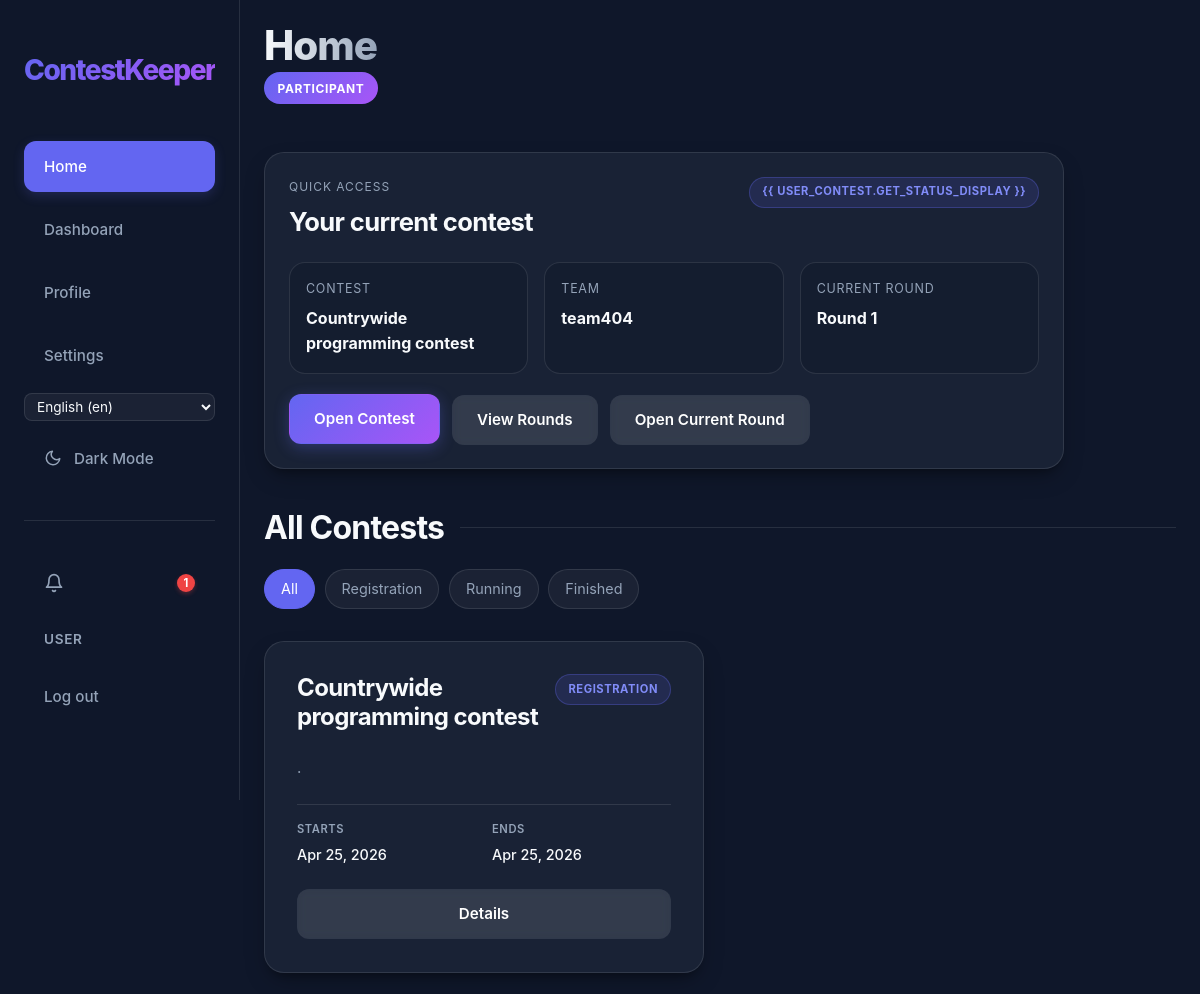
The page /en/ (signed in) on the database its author committed.
### app/models.py (models this page shows, shortened)
class User(AbstractUser):
    class Role(models.TextChoices):
        ORGANIZER = "ORGANIZER", _("Organizer")
        JURY = "JURY", _("Jury")
        PARTICIPANT = "PARTICIPANT", _("Participant")
    username = models.CharField(max_length=20, unique=True)
    bio = models.CharField(max_length=200, blank=True)
    role = models.CharField(choices=Role.choices, default=Role.PARTICIPANT)
    def is_participant(self):
        return self.role == self.Role.PARTICIPANT

class Contest(models.Model):
    class Status(models.TextChoices):
        DRAFT = "DRAFT", _("Draft")
        REGISTRATION = "REGISTRATION", _("Registration")
        RUNNING = "RUNNING", _("Running")
        FINISHED = "FINISHED", _("Finished")
    name = models.CharField(max_length=100)
    description = models.TextField(max_length=500)
    registration_start = models.DateTimeField(null=True, blank=True)
    registration_end = models.DateTimeField(null=True, blank=True)
    start_date = models.DateTimeField()
    end_date = models.DateTimeField()
    max_teams = models.PositiveIntegerField(null=True, blank=True)
    format = models.CharField(max_length=50, blank=True, help_text="e.g. Online, Onsite, Hybrid")
    organizer = models.ForeignKey(User, on_delete=models.CASCADE, related_name="organized_contests", null=True, blank=True)
    status = models.CharField(choices=Status.choices, default=Status.DRAFT)
    is_draft = models.BooleanField(default=True)
    jurys = models.ManyToManyField(User, related_name="judged_contests", blank=True)
    participants = models.ManyToManyField(User, related_name="participated_contests", blank=True)
    teams = models.ManyToManyField(Team, related_name="teams_in_contests", blank=True)

class Team(models.Model):
    class Status(models.TextChoices):
        DRAFT = "DRAFT", _("Draft")
        ACTIVE = "ACTIVE", _("Active")
    name = models.CharField(max_length=100)
    description = models.TextField(max_length=200, blank=True)
    status = models.CharField(choices=Status.choices, default=Status.DRAFT)
    participants = models.ManyToManyField(User, related_name="participated_teams")
    captain = models.ForeignKey(User, on_delete=models.CASCADE, related_name="captained_teams", null=True, blank=True)
    blacklisted_members = models.ManyToManyField(User, related_name="blacklisted_from_teams", blank=True)
    organization = models.CharField(max_length=100, blank=True)
    telegram_link = models.URLField(blank=True)
    discord_link = models.URLField(blank=True)
    website_link = models.URLField(blank=True)

class Round(models.Model):
    class Status(models.TextChoices):
        DRAFT = "DRAFT", _("Draft")
        ACTIVE = "ACTIVE", _("Active")
        SUBMISSION_CLOSED = "SUBMISSION_CLOSED", _("Submission Closed")
        EVALUATED = "EVALUATED", _("Evaluated")
    contest = models.ForeignKey(Contest, on_delete=models.CASCADE, related_name="rounds")
    title = models.CharField(max_length=200)
    description = models.TextField()
    tech_requirements = models.TextField()
    must_have = models.JSONField(default=list, help_text="List of required checklist items")
    start_time = models.DateTimeField()
    deadline = models.DateTimeField()
    materials = models.JSONField(default=list, blank=True, help_text="List of {label, url}")
    status = models.CharField(max_length=20, choices=Status.choices, default=Status.DRAFT)
    order = models.PositiveIntegerField(default=0, help_text="Round number within contest")
    created_by = models.ForeignKey(User, on_delete=models.SET_NULL, null=True, related_name="created_rounds")
    created_at = models.DateTimeField(auto_now_add=True)
    class Meta:
        ordering = ["contest", "order", "created_at"]
        unique_together = ("contest", "order")

### app/views/views_general.py (the view)
# urls.py: path("", views.HomeView.as_view(), name="home"),
class HomeView(RedirectToRegisterMixin, TemplateView):
    template_name = "app/core/index.html"
    def get_context_data(self, **kwargs):
        contests = Contest.objects.exclude(status=Contest.Status.DRAFT)
        status_filter = self.request.GET.get("status", "")
        valid_statuses = {choice for choice, _ in Contest.Status.choices if choice != Contest.Status.DRAFT}
        if status_filter in valid_statuses:
            contests = contests.filter(status=status_filter)
        else:
            status_filter = ""
        user_contest = None
        user_team = None
        active_round = None
        user = self.request.user
        if user.is_authenticated and user.is_participant():
            contest_priority = [
                Contest.Status.RUNNING,
                Contest.Status.REGISTRATION,
                Contest.Status.FINISHED,
            ]
            for status in contest_priority:
                user_team = (
                    Team.objects.filter(participants=user, teams_in_contests__status=status)
                    .select_related("captain")
                    .prefetch_related("teams_in_contests")
                    .order_by("name")
                    .first()
                )
                if user_team:
                    user_contest = (
                        user_team.teams_in_contests.exclude(status=Contest.Status.DRAFT)
                        .filter(status=status)
                        .order_by("start_date")
                        .first()
                    )
                    if user_contest:
                        break
            if user_contest:
                active_round = (
                    user_contest.rounds.filter(status=Round.Status.ACTIVE)
                    .order_by("deadline", "order")
                    .first()
                )
        return super().get_context_data(
            contests=contests.order_by("start_date", "name"),
            status_filter=status_filter,
            status_choices=[choice for choice in Contest.Status.choices if choice[0] != Contest.Status.DRAFT],
            user_contest=user_contest,
            user_team=user_team,
            active_round=active_round,
            **kwargs,
        )

### app/context_processors.py (called while the page is built)
def notification_count(request):
    if request.user.is_authenticated:
        return {
            'unread_notification_count': request.user.notifications.filter(is_read=False).count()
        }
    return {'unread_notification_count': 0}

### app/templates/app/core/index.html (shortened to what this page needs)
{% extends 'app/core/base.html' %}
{% load static i18n %}
{% block extra_css %}
<link rel="stylesheet" href="{% static 'css/core/home.css' %}">
{% endblock %}
{% block content %}
<header class="dashboard-header">
    <div class="header-left">
        <h1 id="h1">{% trans "Home" %}</h1>
        <span class="role-badge">{{ user.get_role_display }}</span>
    </div>
</header>
{% if user_contest %}
<section class="quick-access glass-panel">
    <div class="quick-access__header">
        <div>
            <p class="quick-access__eyebrow">{% trans "Quick Access" %}</p>
            <h2>{% trans "Your current contest" %}</h2>
        </div>
        <span class="status-indicator status-{{ user_contest.status|lower }}">{{ user_contest.get_status_display
            }}</span>
    </div>
    <div class="quick-access__grid">
        <div class="quick-access__item">
            <span class="label">{% trans "Contest" %}</span>
            <strong>{{ user_contest.name }}</strong>
        </div>
        <div class="quick-access__item">
            <span class="label">{% trans "Team" %}</span>
            <strong>{{ user_team.name }}</strong>
        </div>
        <div class="quick-access__item">
            <span class="label">{% trans "Current round" %}</span>
            <strong>{% if active_round %}{{ active_round.title }}{% else %}{% trans "No active round yet" %}{% endif %}</strong>
        </div>
    </div>
    <div class="quick-access__actions">
        <a href="{% url 'contest_detail' user_contest.pk %}" class="btn btn-primary">{% trans "Open Contest" %}</a>
        <a href="{% url 'contest_rounds_team' user_contest.pk %}" class="btn btn-secondary">{% trans "View Rounds" %}</a>
        {% if active_round %}
        <a href="{% url 'round_detail_team' user_contest.pk active_round.pk %}" class="btn btn-secondary">{% trans "Open Current Round" %}</a>
        {% endif %}
    </div>
</section>
{% endif %}
<section class="home-contests-section">
    <div class="home-section-header">
        <h2 class="section-title">{% trans "All Contests" %}</h2>
        <div class="filter-bar">
            <a href="{% url 'home' %}" class="filter-btn {% if not status_filter %}active{% endif %}">{% trans "All" %}</a>
            {% for value, label in status_choices %}
            <a href="{% url 'home' %}?status={{ value }}"
                class="filter-btn {% if status_filter == value %}active{% endif %}">{{ label }}</a>
            {% endfor %}
        </div>
    </div>
    <div class="contest-grid">
        {% for contest in contests %}
        <div class="contest-card">
            <div class="contest-card-header">
                <h3>{{ contest.name }}</h3>
                <span class="status-indicator status-{{ contest.status|lower }}">{{ contest.get_status_display }}</span>
            </div>
            <p class="contest-description">{{ contest.description }}</p>
            <div class="contest-details">
                <div class="detail-item">
                    <span class="label">{% trans "Starts" %}</span>
                    <span class="value">{{ contest.start_date|date:"M d, Y" }}</span>
                </div>
                <div class="detail-item">
                    <span class="label">{% trans "Ends" %}</span>
                    <span class="value">{{ contest.end_date|date:"M d, Y" }}</span>
                </div>
            </div>
            <div class="contest-actions">
                <a href="{% url 'contest_detail' contest.id %}" class="btn btn-secondary">{% trans "Details" %}</a>
            </div>
        </div>
        {% endfor %}
    </div>
</section>
{% endblock %}

### app/templates/app/core/nav.html (shortened to what this page needs)
{% load static i18n %}
<nav id="nav">
    <div class="nav-container">
        <a href="{% url 'home' %}" class="nav-logo">ContestKeeper</a>
        <div class="nav-links">
            <button data-url="{% url 'home' %}" class="nav-link" id="homeBtn">{% trans "Home" %}</button>
            <button data-url="{% url 'dashboard' %}" class="nav-link" id="dashboardBtn">{% trans "Dashboard" %}</button>
            <button data-url="{% url 'profile' %}" class="nav-link" id="profileBtn">{% trans "Profile" %}</button>
            <button data-url="{% url 'settings' %}" class="nav-link" id="settingsBtn">{% trans "Settings" %}</button>
            <div class="nav-lang-switcher">
                <form action="{% url 'set_language' %}" method="post" style="display: inline;">
                    <select name="language" onchange="this.form.submit()" class="nav-lang-select" aria-label="{% trans 'Select language' %}">
                        {% get_current_language as LANGUAGE_CODE %}
                        {% get_available_languages as LANGUAGES %}
                        {% get_language_info_list for LANGUAGES as languages %}
                        {% for language in languages %}
                            <option value="{{ language.code }}"{% if language.code == LANGUAGE_CODE %} selected{% endif %}>
                                {{ language.name_local }} ({{ language.code }})
                            </option>
                        {% endfor %}
                    </select>
                </form>
            </div>
            <button id="themeToggle" class="nav-link" aria-label="{% trans 'Toggle theme' %}">
                <svg id="themeIcon" width="18" height="18" viewBox="0 0 24 24" fill="none" stroke="currentColor" stroke-width="2" stroke-linecap="round" stroke-linejoin="round" style="margin-right: 0.75rem;">
                    <path d="M21 12.79A9 9 0 1 1 11.21 3 7 7 0 0 0 21 12.79z"></path>
                </svg>
                <span id="themeText">{% if request.COOKIES.theme == 'light' %}{% trans "Light Mode" %}{% else %}{% trans "Dark Mode" %}{% endif %}</span>
            </button>
            <hr class="nav-auth-divider">
            {% if user.is_authenticated %}
            <button data-url="{% url 'notification_list' %}" class="nav-link notification-btn" id="notificationsBtn" aria-label="{% trans 'Notifications' %}">
                <svg width="20" height="20" viewBox="0 0 24 24" fill="none" stroke="currentColor" stroke-width="2" stroke-linecap="round" stroke-linejoin="round">
                    <path d="M18 8A6 6 0 0 0 6 8c0 7-3 9-3 9h18s-3-2-3-9"></path>
                    <path d="M13.73 21a2 2 0 0 1-3.46 0"></path>
                </svg>
                {% if unread_notification_count %}
                <span class="notification-badge">{{ unread_notification_count }}</span>
                {% endif %}
            </button>
            <span class="nav-user">{{ user.username }}</span>
            <form method="post" action="{% url 'logout' %}" class="nav-logout-form">
                <button type="submit" class="nav-link">{% trans "Log out" %}</button>
            </form>
            {% else %}
            <a href="{% url 'register' %}" class="nav-link">{% trans "Register" %}</a>
            <a href="{% url 'login' %}" class="nav-link">{% trans "Log in" %}</a>
            {% endif %}
        </div>
    </div>
</nav>

### app/static/css/core/common.css (style rules this page uses)
:root { --nav-width: 260px; --primary: #6366f1; --primary-hover: #4f46e5; --secondary: #a855f7; --bg-dark: #0f172a; --bg-card: rgba(30, 41, 59, 0.7); --text-main: #f8fafc; --text-muted: #94a3b8; --border: rgba(255, 255, 255, 0.1); --glass: rgba(255, 255, 255, 0.05); --glass-hover: rgba(255, 255, 255, 0.1); --input-bg: rgba(15, 23, 42, 0.6); --input-bg-focus: rgba(15, 23, 42, 0.8); --input-text: #ffffff; --shadow-lg: 0 10px 25px -5px rgba(0, 0, 0, 0.3), 0 8px 10px -6px rgba(0, 0, 0, 0.3); }
@media (max-width: 1200px) { :root { --nav-width: 240px; } }
* { margin: 0; box-sizing: border-box; }
html { overflow-x: clip; font-size: clamp(16px, 1vw, 5vw); }
body { background-color: var(--bg-dark); color: var(--text-main); font-family: "Inter", -apple-system, BlinkMacSystemFont, "Segoe UI", Roboto, Helvetica, Arial, sans-serif; line-height: 1.6; min-height: 100vh; overflow-x: clip; }
h1, h2, h3 { color: var(--text-main); letter-spacing: -0.025em; }
#h1 { font-size: clamp(2rem, 1.75rem + 1.25vmin, 3.5rem); font-weight: 800; line-height: 1.1; background: linear-gradient(to right, var(--text-main), var(--text-muted)); -webkit-background-clip: text; background-clip: text; -webkit-text-fill-color: transparent; margin-bottom: 0.25rem; }
.header-left { display: flex; flex-direction: column; gap: 0; }
.glass-panel, .contest-card { display: flex; background: var(--bg-card); backdrop-filter: blur(12px); -webkit-backdrop-filter: blur(12px); border: 1px solid var(--border); border-radius: 1.25rem; transition: all 0.4s cubic-bezier(0.4, 0, 0.2, 1); box-shadow: var(--shadow-lg); padding: 2.5rem; flex-direction: column; }
.btn { display: inline-flex; align-items: center; justify-content: center; padding: 0.75rem 1.5rem; border-radius: 0.75rem; font-weight: 600; font-size: 0.95rem; font-family: inherit; text-decoration: none; transition: all 0.2s ease; cursor: pointer; border: 1px solid transparent; gap: 0.5rem; }
.btn-primary { background: linear-gradient(135deg, var(--primary) 0%, var(--secondary) 100%); color: white; box-shadow: 0 4px 15px rgba(99, 102, 241, 0.3); }
.btn-secondary { background: rgba(255, 255, 255, 0.1); color: white; backdrop-filter: blur(4px); }
.role-badge { display: flex; background: linear-gradient(135deg, var(--primary) 0%, var(--secondary) 100%); min-width: fit-content; min-height: fit-content; padding: 0.4rem 0.85rem; justify-content: center; align-items: center; border-radius: 9999px; font-size: 0.75rem; font-weight: 700; text-transform: uppercase; letter-spacing: 0.05em; color: white; }
.dashboard-header { display: flex; justify-content: space-between; align-items: center; margin-bottom: 3rem; }
.contest-grid { display: grid; grid-template-columns: repeat(auto-fill, minmax(clamp(280px, 100%, 400px), 1fr)); gap: clamp(1rem, 3vw, 2rem); }
.form-input, input, textarea, select { width: 100%; background: var(--input-bg); border: 1px solid var(--border); border-radius: 0.8rem; padding: 0.8rem 1rem; color: var(--input-text); font-family: inherit; font-size: 1rem; transition: all 0.3s; }

### rows shown on the page
User: username "USER", role "PARTICIPANT"
Contest: name "Countrywide programming contest", status "REGISTRATION", description ".", start_date "Apr 25, 2026", end_date "Apr 25, 2026"
Team: name "team404"
Round: title "Round 1"

### other values the page prints
{{ unread_notification_count }} "1"
{{ label }} "Registration" "Running" "Finished"
form field language "English (en)"
